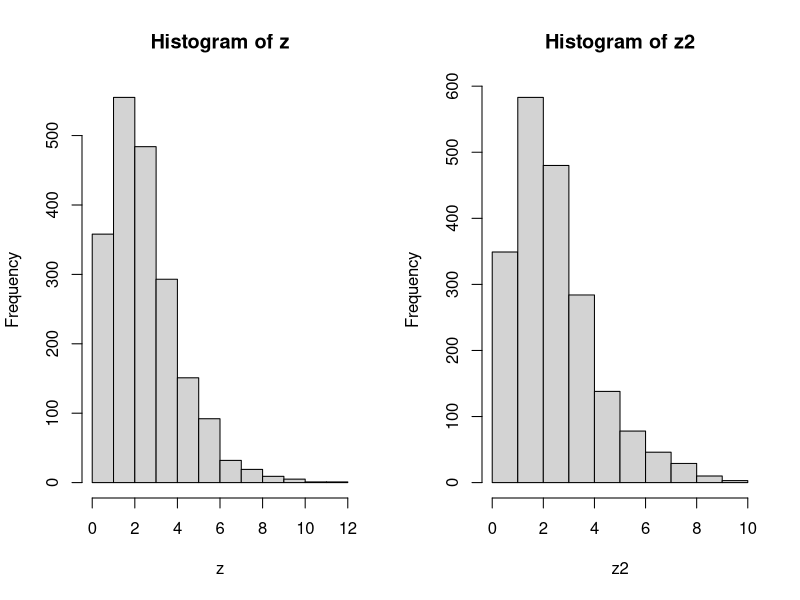

Source code (R): (Note: this script raises an error after producing the figure.)
rm(list = ls())

set.seed(42)

x = rgamma(1000, 2, 1)
y = rgamma(1000, 3, 1)

z = c(x, y)

par(mfrow = c(1,2))

hist(z)

sample_mixed_gammas <- function(n, p = 0.5, seed = NULL) {
  if (!is.null(seed)) set.seed(seed)
  is_x1 <- runif(n) < p
  # gerar apenas o necessário:
  k <- sum(is_x1)
  samples <- numeric(n)
  samples[is_x1] <- rgamma(k, shape = 2, scale = 1)
  samples[!is_x1] <- rgamma(n - k, shape = 3, scale = 1)
  return(samples)
}

z2 <- sample_mixed_gammas(2000, p = 0.5, seed = 42)

hist(z2)

fit = gammamixEM(z)

fit$lambda
fit$gamma.pars

fit2 = gammamixEM(z2)

fit2$lambda
fit2$gamma.pars
